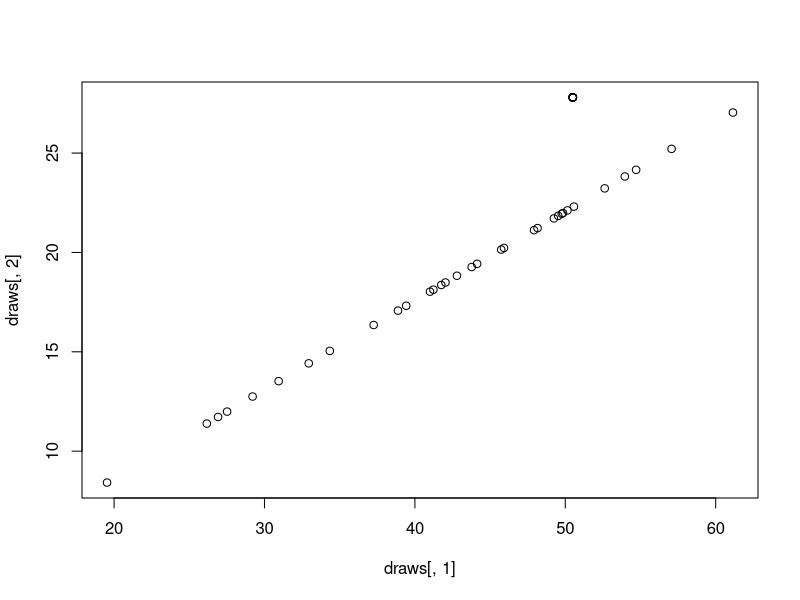

Reproduce this figure in R.
## ---- chunk 1
library(MASS)
r = 1
draws = mvrnorm(n=43, mu=c(40.5, 17.8), Sigma=matrix(c(7.6**2, 7.6*3.4*r, 7.6*3.4*r, 3.4**2), ncol=2))
n <- 10
delta <- 100
draws[1:n,] <- c(10 + rep(40.5, n), 10 + rep(17.8, n))
plot(draws[,1], draws[,2])
mean(draws[,2] - draws[,1])
sd(draws[,2] - draws[,1])
sd(draws[,2])
sd(draws[,1])
min(draws[1])

aa <- 7.9
bb <- 3.9
cc <- 4.2

(aa ** 2 + bb ** 2 - cc ** 2) / 2 / (aa * bb)

sd(c(14, 47, rep(22.70 - .38, 41)))
mean(c(10, 25, rep(17.8, 41)))
